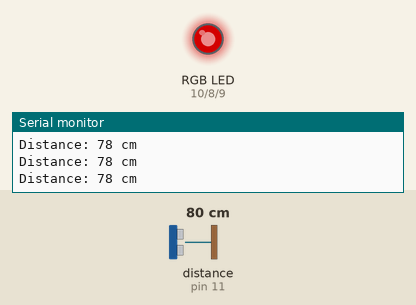
A sketch run on a simulated Arduino Uno, built with avr-gcc and run on an emulated ATmega328P. Parts: an RGB LED mixed from three pins (HIGH = lit), the last lines printed to the serial monitor. Wiring (inferred from the names in the program): ultrasonic range finder: trigger pin 12; echo pin 11. The inputs (shaded band) are chosen by the test bench; at power-on: distance to the obstacle (sensor on pin 11) 80 cm. The echo pulse lasts 58.3 µs per cm; dim RGB values are drawn brighter than linear; pins used as bus, display or sensor lines are not drawn.

Above: at 1.2 s.
1.3 s: distance to the obstacle (sensor on pin 11) set to 55 cm
2.8 s: distance to the obstacle (sensor on pin 11) set to 45 cm
At 3.1 s:
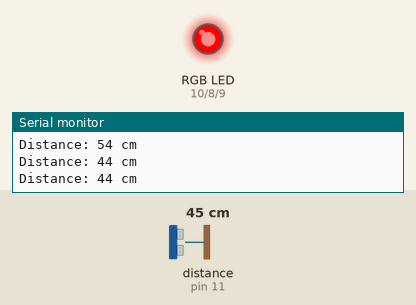
4.3 s: distance to the obstacle (sensor on pin 11) set to 299 cm
At 5.5 s:
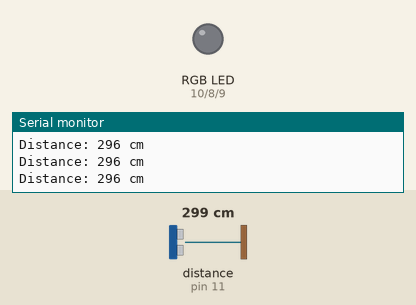
5.8 s: distance to the obstacle (sensor on pin 11) set to 120 cm
At 6.7 s:
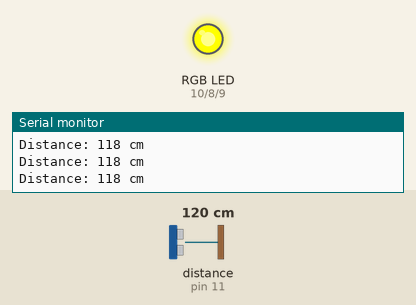
7.4 s: distance to the obstacle (sensor on pin 11) set to 104 cm
8.9 s: distance to the obstacle (sensor on pin 11) set to 95 cm
At 9.7 s:
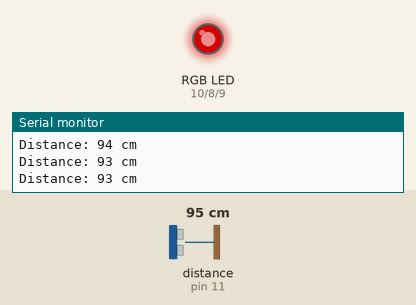
Timing chart, 0 to 11.5 s (numbered marks = the images above; inputs shaded):
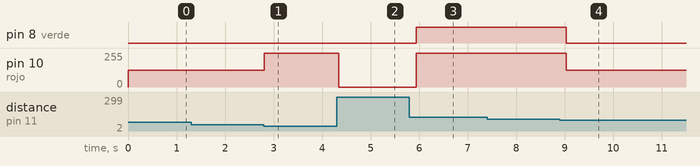

Measured:
- the behaviour switches between 51 and 50 cm on distance to the obstacle (sensor on pin 11) (found by bisection; images 0 and 1)
- the behaviour switches between 101 and 100 cm on distance to the obstacle (sensor on pin 11) (found by bisection; images 3 and 4)
- after the input at 2.8 s, pin 10 (rojo): 125/255 → 255/255 at once
- after the input at 4.3 s, pin 10 (rojo): 255/255 → 0/255 at once
- after the input at 5.8 s, pin 8 (verde): LOW → HIGH after 0.14 s; pin 10 (rojo): 0/255 → 255/255 after 0.14 s
- after the input at 8.9 s, pin 8 (verde): HIGH → LOW after 0.13 s; pin 10 (rojo): 255/255 → 125/255 after 0.13 s

The sketch:

Ej10.ino
```cpp
#define trigPin  12
#define echoPin  11
#define rojo 10
#define azul 9
#define verde 8

long duration, cm, inches;

void setup() {
  Serial.begin (9600);
  //Define inputs and outputs
  pinMode(trigPin, OUTPUT);
  pinMode(echoPin, INPUT);
  pinMode(rojo, OUTPUT);
  pinMode(azul, OUTPUT);
  pinMode(verde, OUTPUT);
}

void loop(){
  digitalWrite(trigPin, LOW);
  delayMicroseconds(5);
  digitalWrite(trigPin, HIGH);
  delayMicroseconds(10);
  digitalWrite(trigPin, LOW);

  duration = pulseIn(echoPin, HIGH);

  // Calculating the distance
  cm = duration*0.034/2;
  Serial.print("Distance: ");
  Serial.print(cm);
  Serial.println(" cm");

  if (cm > 250){
    analogWrite(rojo, 0);
    analogWrite(verde, 0);
    analogWrite(azul, 0);
  }
  else {
  	if (cm < 250 && cm >= 100) {
      analogWrite(rojo, 255);
      analogWrite(verde, 255);
    }
    else {
      if (cm < 100 && cm >= 50) {
      	analogWrite(rojo, 125);
        analogWrite(verde, 50);
      }
      else{
      	analogWrite(rojo, 255);
      }
    }
  }
  delay(250);
}
```
